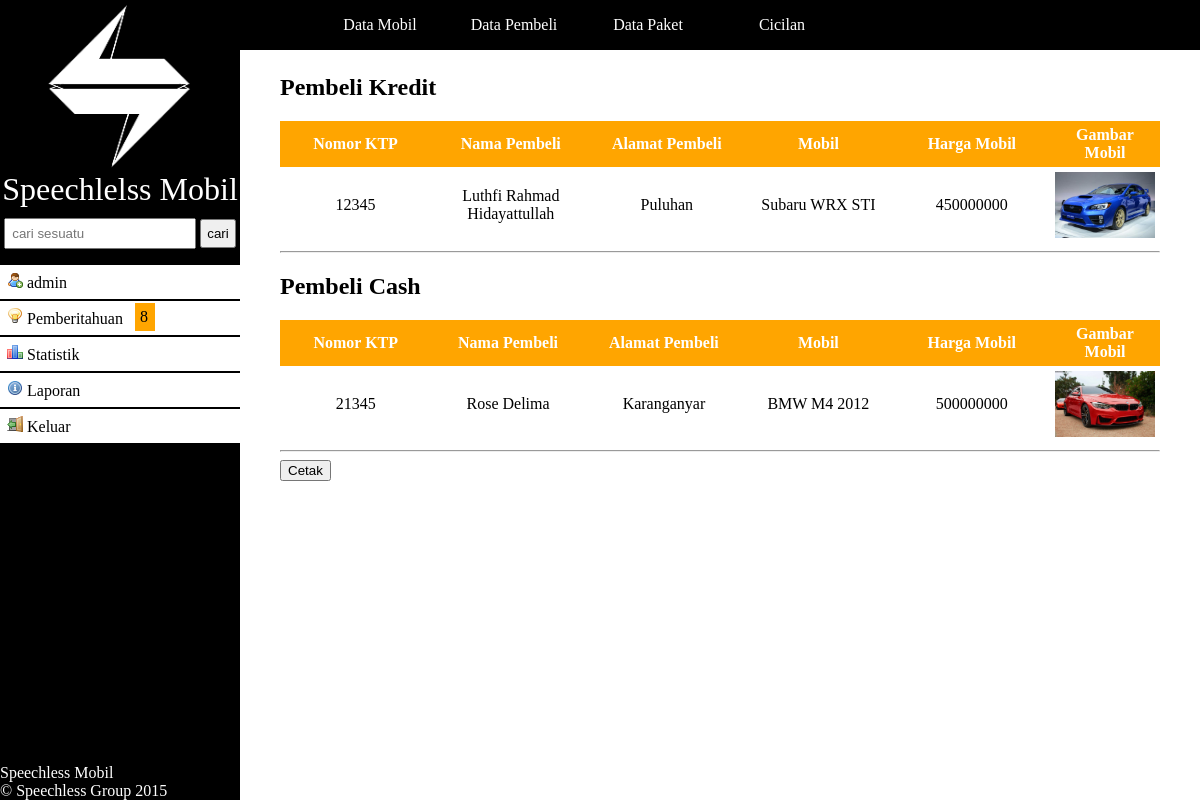
The app's page /index.php?l=laporan (signed in) with its own data.
### tables this page shows
CREATE TABLE IF NOT EXISTS `kredit` (
  `kode_kredit` int(5) NOT NULL AUTO_INCREMENT,
  `ktp` varchar(30) NOT NULL,
  `kode_paket` int(5) NOT NULL,
  `kode_mobil` varchar(50) NOT NULL,
  `tanggal_kredit` date NOT NULL,
  `fotokopi_ktp` tinyint(1) NOT NULL,
  `fotokopi_kk` tinyint(1) NOT NULL,
  `fotokopi_slip_gaji` tinyint(1) NOT NULL,
  PRIMARY KEY (`kode_kredit`),
  KEY `ktp` (`ktp`),
  KEY `kode_paket` (`kode_paket`),
  KEY `kode_mobil` (`kode_mobil`)
);

CREATE TABLE IF NOT EXISTS `pembeli` (
  `ktp` varchar(30) NOT NULL,
  `nama_pembeli` varchar(50) NOT NULL,
  `alamat_pembeli` text NOT NULL,
  `telelpon_pembeli` varchar(12) NOT NULL,
  PRIMARY KEY (`ktp`)
);

CREATE TABLE IF NOT EXISTS `mobil` (
  `kode_mobil` varchar(50) NOT NULL,
  `merk` varchar(50) NOT NULL,
  `type` varchar(50) NOT NULL,
  `warna` varchar(50) NOT NULL,
  `harga_mobil` int(9) NOT NULL,
  `gambar` varchar(50) NOT NULL,
  PRIMARY KEY (`kode_mobil`)
);

CREATE TABLE IF NOT EXISTS `beli_cash` (
  `kode_cash` int(5) NOT NULL AUTO_INCREMENT,
  `ktp` varchar(30) NOT NULL,
  `kode_mobil` varchar(50) NOT NULL,
  `cash_tanggal` date NOT NULL,
  `cash_bayar` int(9) NOT NULL,
  PRIMARY KEY (`kode_cash`),
  KEY `ktp` (`ktp`),
  KEY `kode_mobil` (`kode_mobil`)
);

### kredit.php (the view, shortened to what this page needs)
<br />
<br />
<br />
<div style="width:100%; overflow-y:scroll; height:85%;">
<blockquote>
<h2>Pembeli Kredit</h2>
<table cellspacing="0" cellpadding="0" border="0" align="center" style="width:100%;">
			<tr>
				<th>Nomor KTP</th>
				<th>Nama Pembeli</th>
				<th>Alamat Pembeli</th>
				<th>Mobil</th>
				<th>Harga Mobil</th>
				<th>Gambar Mobil</th>
<?php
	$query = mysql_query("select * from pembeli, kredit, mobil where kredit.kode_mobil = mobil.kode_mobil and kredit.ktp = pembeli.ktp");
	$q = mysql_num_rows($query);
	if($q > 0 ){
		while($r=mysql_fetch_array($query)){
		echo '<tr>';
		echo '<td align="center"><font>'.$r['ktp'].'</font></td>';
		echo '<td align="center"><font>'.$r['nama_pembeli'].'</font></td>';
		echo '<td align="center"><font>'.$r['alamat_pembeli'].'</font></td>';
		echo '<td align="center"><font>'.$r['merk'].'</font></td>';
		echo '<td align="center"><font>'.$r['harga_mobil'].'</font></td>';
		echo '<td align="center"><img src="img/'.$r['gambar'].'" width="100px" /></td>';
		echo '
		</tr>';
		}
	}else{
		echo '<tr><td colspan="5" align="center"><font>Tidak ada data yang ditemukan</font></td></tr>';
	}
?>
</table>
<hr />
<h2>Pembeli Cash</h2>
<table cellspacing="0" cellpadding="0" border="0" align="center" style="width:100%;">
			<tr>
				<th>Nomor KTP</th>
				<th>Nama Pembeli</th>
				<th>Alamat Pembeli</th>
				<th>Mobil</th>
				<th>Harga Mobil</th>
				<th>Gambar Mobil</th>
<?php
	$query = mysql_query("select * from pembeli, beli_cash, mobil where beli_cash.kode_mobil = mobil.kode_mobil and beli_cash.ktp = pembeli.ktp");
	$q = mysql_num_rows($query);
	if($q > 0 ){
		while($r=mysql_fetch_array($query)){
		echo '<tr>';
		echo '<td align="center"><font>'.$r['ktp'].'</font></td>';
		echo '<td align="center"><font>'.$r['nama_pembeli'].'</font></td>';
		echo '<td align="center"><font>'.$r['alamat_pembeli'].'</font></td>';
		echo '<td align="center"><font>'.$r['merk'].'</font></td>';
		echo '<td align="center"><font>'.$r['harga_mobil'].'</font></td>';
		echo '<td align="center"><img src="img/'.$r['gambar'].'" width="100px" /></td>';
		echo '
		</tr>';
		}
	}else{
		echo '<tr><td colspan="5" align="center"><font>Tidak ada data yang ditemukan</font></td></tr>';
	}
?>
</table>
<hr />
 <?php if(!empty($_GET['l'])){
	echo '<a href="kredit.php"><input type="button" value="Cetak"></a>';
 }else{
	echo '<input type="submit"onclick="print();" value="Cetak">';
 }?>
</blockquote>
</div>

### style.css (style rules this page uses)
font, a, h1, h2, p { font-family:calibri; }

### kredit.php (style rules this page uses)
th { width:20%; text-align:center; padding:5px; background-color:orange; color:white; font-family:calibri; }
td { padding:5px; }

### records on screen
kredit: ktp "12345", ktp.nama_pembeli "Luthfi Rahmad Hidayattullah", ktp.alamat_pembeli "Puluhan", kode_mobil.merk "Subaru WRX STI", kode_mobil.harga_mobil "450000000", kode_mobil.gambar (picture)
beli_cash: ktp "21345", ktp.nama_pembeli "Rose Delima", ktp.alamat_pembeli "Karanganyar", kode_mobil.merk "BMW M4 2012", kode_mobil.harga_mobil "500000000", kode_mobil.gambar (picture)

### other values on screen
$_SESSION['u'] "admin"
$q "8"
